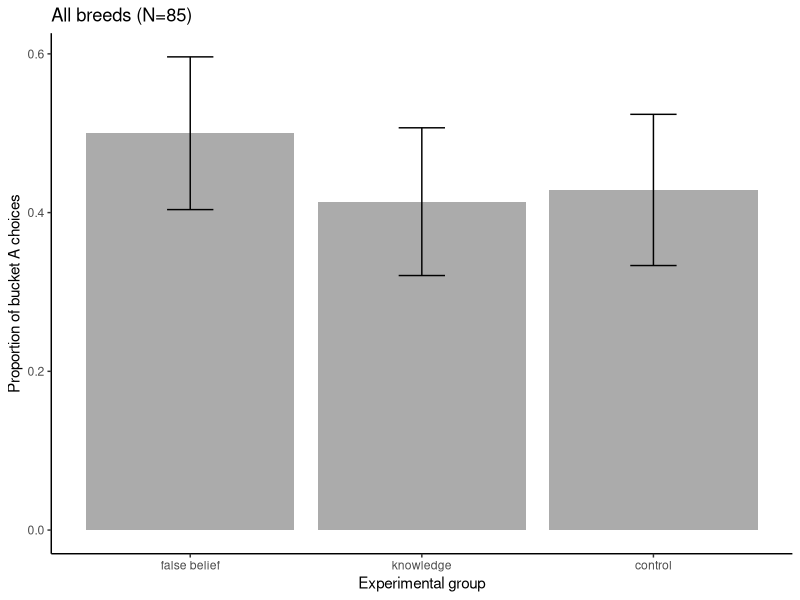
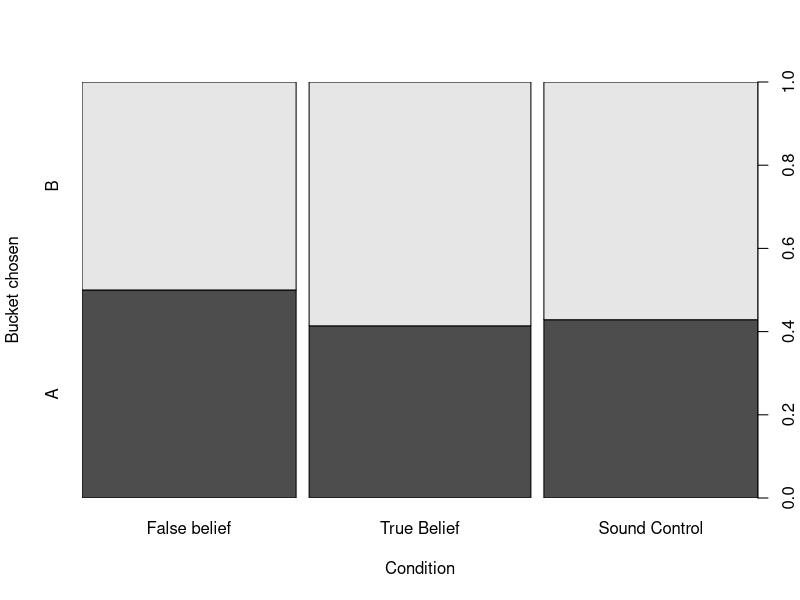
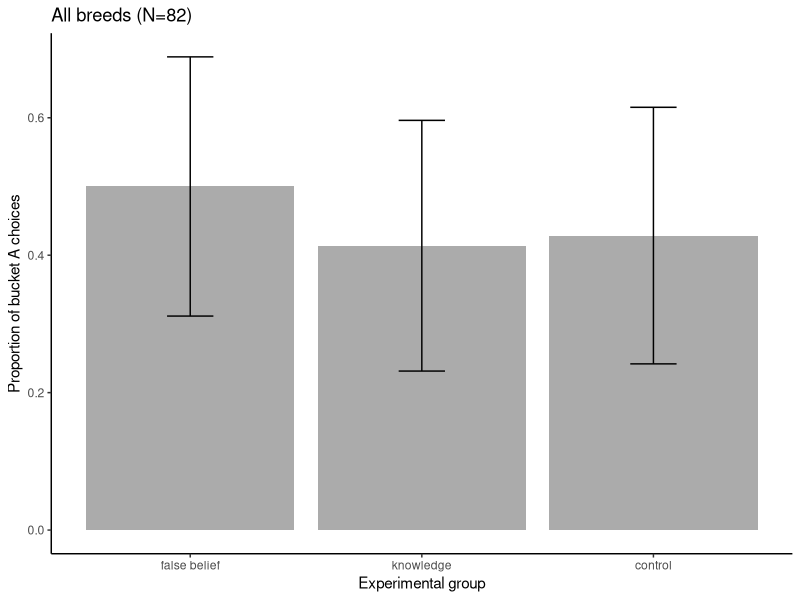

These charts were generated, in order, by the following R code:
## ---- chunk 1
library(tidyverse)
library(ggplot2)
## ---- chunk 2
xdata <- read.csv("data/tested_dogs.csv", header = TRUE) %>% 
   mutate(choice_letter = as.factor(choice_letter),
         condition = as.factor(condition),
         age_months = as.numeric(age_months)) %>% 
  filter(choice_letter %in% c("A", "B")) %>%   # Keep rows where choice_letter is "A" or "B"
  droplevels()
## ---- chunk 3
##nr. dogs choosing bucket A and B overall
table(xdata$choice_letter)

##proportions relative to the whole sample
mean(xdata$choice_letter=="A")
mean(xdata$choice_letter=="B")

##nr. dogs choosing bucket A and B in each condition
table(xdata$condition, xdata$choice_letter)

##proportions relative to the different conditions
fb_subset <- xdata[xdata$condition == "false_belief", ]
know_subset <- xdata[xdata$condition == "knowledge", ]
ctr_subset <- xdata[xdata$condition == "control", ]
mean(fb_subset$choice_letter=="A")
mean(know_subset$choice_letter=="A")
mean(ctr_subset$choice_letter=="A")

#experimenters (communicator and hider)
table(xdata$condition, xdata$communicator)
table(xdata$condition, xdata$hider)
xdata$experimenter_dyad<-paste(xdata$communicator, xdata$hider, sep="_")
table(xdata$condition, xdata$experimenter_dyad)

#age
mean(fb_subset$age_months)
mean(know_subset$age_months) #check Dali, Bo and Kunibert
mean(ctr_subset$age_months)

#sex
table(xdata$sex, xdata$condition)
## ---- chunk 4
#table with descriptive stats for plotting
plot.data <- xdata %>%
  mutate(choice = ifelse(choice_letter == "A", 1, 0)) %>%
  mutate(condition = fct_relevel(
    fct_recode(
      condition,
      "false belief" = "false_belief",
      "knowledge" = "knowledge",
      "control" = "control"
    ),
    "false belief",
    "knowledge",
    "control"
  )) %>% #specify order of factor levels for factor_relevel
  group_by(condition) %>%
  summarise(
    mean.choiceA = mean(choice),
    sd.choiceA = sd(choice),
    n.choseA = sum(choice),
    median.choiceA = median(choice),
    n.tested.per.cond = length(choice),
    se.choiceA = sd(choice) / sqrt(length(choice))
  )

plot.data

##barplot of choices by experimental group

p.choice <- ggplot(data = plot.data, aes(x = condition, y = mean.choiceA)) +
  geom_bar(stat = "identity", alpha = 0.5) +
  geom_errorbar(aes(ymin = mean.choiceA - se.choiceA, ymax = mean.choiceA + #error bars represent standard error
                      se.choiceA),
                width = .2) +
  #geom_signif(comparisons=list(c("False Belief", #"Knowledge")), annotations="*",
  #             y_position = 0.75, tip_length = 0.04, #vjust=0.4) +
  #ylim(0.2,0.6)+
  theme_classic() +
  labs(x = "Experimental group", y = "Proportion of bucket A choices")+
  ggtitle("All breeds (N=85)")

p.choice
 
#saving the plot with ggsave
# ggsave(
#   "./graphs/bucket_A_choices_BC.png",
#   plot = last_plot(),
#   device = NULL,
#  # path = "C:/Users/lonardol/Desktop/False Belief experiment/FB_2_follow_up/Graphs/Border Collies",
#   scale = 0.8,
#   width = 7,
#   height = 6,
#   #units = c("in", "cm", "mm"),
#   dpi = 320,
#   limitsize = TRUE
# )
## ---- chunk 5
#mosaic plot to visualize also bucket B choices
mosaic.plot.data  <- xdata %>%
  mutate(choice_letter = fct_relevel(choice_letter, "B", "A")) %>%
  mutate(condition = fct_relevel(
    fct_recode(
      condition,
      "False belief" = "false_belief",
      "True Belief" = "knowledge",
      "Sound Control" = "control"
    ),
    "False belief",
    "True Belief",
    "Sound Control"
  )) #specify order of factor levels for factor_relevel

plot(mosaic.plot.data$condition,mosaic.plot.data$choice_letter,
  xlab = "Condition",
  ylab = "Bucket chosen")


#saving the plot with ggsave
# ggsave(
#   "./graphs/bucket_A_choices_BC.png",
#   plot = last_plot(),
#   device = NULL,
#  # path = "C:/Users/lonardol/Desktop/False Belief experiment/FB_2_follow_up/Graphs/Border Collies",
#   scale = 0.8,
#   width = 7,
#   height = 6,
#   #units = c("in", "cm", "mm"),
#   dpi = 320,
#   limitsize = TRUE
# )
## ---- chunk 6
#chi square test (false belief - knowledge) 29 October
condition<-c("false belief", "knowledge", "control")
outcome <- plot.data$n.choseA # number of successes (bucket A chosen) for each condition
n <- plot.data$n.tested.per.cond # total trials for each condition

# Create a contingency table
table <- matrix(c(outcome[1], n[1] - outcome[1], outcome[2], n[2] - outcome[2], outcome[3], n[3] - outcome[3]), 
                nrow = 3, byrow = TRUE)
rownames(table) <- condition
colnames(table) <- c("Success", "Failure")

# Chi-squared test
chisq.test(table)
## ---- chunk 7
#plot with error bars showing confidence intervals 
plot.data.ci <- plot.data %>%
  mutate(ci.lower = mean.choiceA - 1.96 * se.choiceA,
         ci.upper = mean.choiceA + 1.96 * se.choiceA)

# Now, plot with confidence intervals as error bars
p.choice.ci <- ggplot(data = plot.data.ci, aes(x = condition, y = mean.choiceA)) +
  geom_bar(stat = "identity", alpha = 0.5) +
  geom_errorbar(aes(ymin = ci.lower, ymax = ci.upper), width = 0.2) +
  #ylim(0,0.8)+
  #geom_signif(comparisons=list(c("False Belief", "Knowledge")), annotations="*",
  #             y_position = 0.75, tip_length = 0.04, vjust=0.4) +
  theme_classic() +
  labs(x = "Experimental group", y = "Proportion of bucket A choices") +
  ggtitle("All breeds (N=82)")

p.choice.ci
